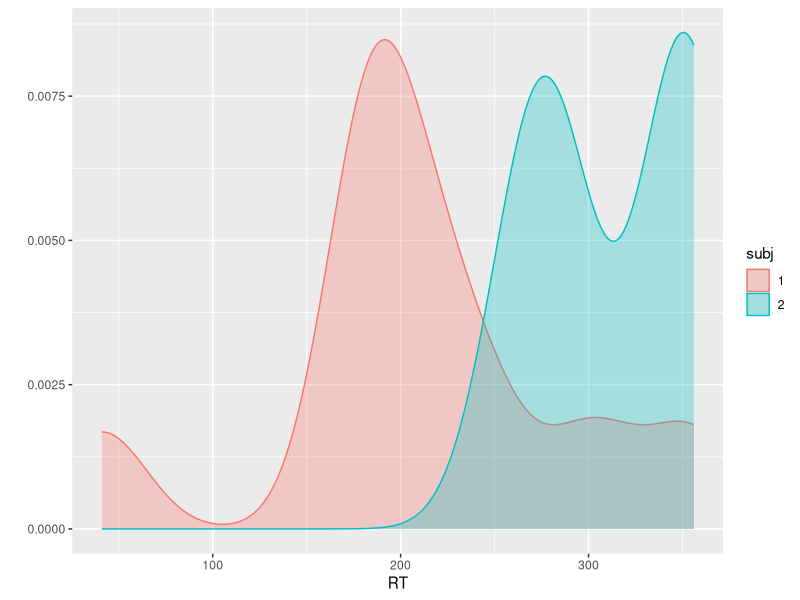

Recreate this plot in R.
# Hausaufgabe 09
# Nora Wünsche <wuenschn@students.uni-marburg.de>
# 2014-05-18
# Diese Datei darf weiter als Beispiel genutzt werden.
# Dieses Werk ist lizenziert unter einer CC-BY-NC-SA Lizenz.


# Die nächsten Punkte sollten langsam automatisch sein...
# 1. Kopieren Sie diese Datei in Ihren Ordner (das können Sie innerhalb RStudio machen 
#    oder mit Explorer/Finder/usw.) und öffnen Sie die Kopie. Ab diesem Punkt arbeiten 
#    Sie mit der Kopie. Die Kopie bitte `hausaufgabe09.R` nennen und nicht `Kopie...`
# 2. Sie sehen jetzt im Git-Tab, dass der neue Ordner als unbekannt (mit gelbem Fragezeichen)
#    da steht. Geben Sie Git Bescheid, dass Sie die Änderungen im Ordner verfolgen möchten 
#    (auf Stage klicken). Die neue Datei steht automatisch da.
# 3. Machen Sie ein Commit mit den bisherigen Änderungen (schreiben Sie eine sinnvolle 
#    Message dazu -- sinnvoll bedeutet nicht unbedingt lang) und danach einen Push.
# 4. Ersetzen Sie meinen Namen oben mit Ihrem. Klicken auf Stage, um die Änderung zu merken.
# 5. Ändern Sie das Datum auf heute. (Seien Sie ehrlich! Ich kann das sowieso am Commit sehen.)
# 6. Sie sehen jetzt, dass es zwei Symbole in der Status-Spalte gibt, eins für den Zustand 
#    im *Staging Area* (auch als *Index* bekannt), eins für den Zustand im Vergleich zum 
#    Staging Area. Sie haben die Datei modifiziert, eine Änderung in das Staging Area aufgenommen,
#    und danach weitere Änderungen gemacht. Nur Änderungen im Staging Area werden in den Commit aufgenommen.
# 7. Stellen Sie die letzten Änderungen auch ins Staging Area und machen Sie einen Commit 
#    (immer mit sinnvoller Message!).
# 8. Vergessen Sie nicht am Ende, die Lizenz ggf. zu ändern!

# Um einiges leichter zu machen, sollten Sie auch die
# Datei punnkt_rt.tab aus dem Data-Ordner kopieren, stagen und commiten. Sie
# müssen ggf. Ihr Arbeitsverzeichnis setzen, wenn R die .tab-Datei nicht finden
# kann: 
# Session > Set Working Directory > Source File Location

# (Im folgenden müssen Sie die Code-Zeilen wieder aktiv setzen -- ich habe sie
# vorläufig auskommentiert, damit der Output beim ersten Beispiel sehr
# überschaubar war.)

# Weil wir uns immer die Daten auch grafisch anschauen, laden wir jetzt schon ggplot
library(ggplot2)
# car laden wir auch für später
library(car)
# car steht übrigens für "Companion to Appled Regression"

# und danach die Daten:
rt <- read.table("punkt_rt.tab",header=TRUE) 
# Die Daten sind Reaktionszeiten von zwei Versuchspersonen auf einen weißen
# Punkt auf einem schwarzen Bildschirm. Die Verzögerung (delay) zwischen Trials
# (Läufen) war zufällig und mitaugenommen. 

# (Wie würden Sie abschneiden? Wenn Sie wollen, können Sie das Experiment (im
# Data-Ordner) mit Hilfe der open source Software OpenSesame
# (http://osdoc.cogsci.nl/) auch zu Hause ausführen!)

# Wir schauen uns erst mal eine Zusammenfassung der Daten an:
print(summary(rt))

# Wir sehen sofort, dass R die Variabel "subj" als numerische Variable
# behandelt hat, obwohl sie eigentlich kategorisch ist. Das müssen wir ändern:
rt$subj <- as.factor(rt$subj)
# 
rt.plot <- qplot(x=RT,color=subj,fill=subj,data=rt, geom="density",alpha=I(0.3))
print(rt.plot)

# Haben die Daten der beiden Gruppen -- die wiederholten Messwerte der einzelnen
# Probanden bilden ja Gruppen -- homogene Varianz? Bevor Sie irgendwelche Tests 
# ausführen, schauen Sie sich nochmal die Grafik an. Haben beide Verteilungen in
# etwa die gleiche Streuung, auch wenn sich die Modalwerte (grafisch: höchste 
# Gipfel) unterscheiden? Sind die Gruppen beide normal verteilt? Hier müssen Sie
# keine Antwort geben, aber Sie sollten schon auf ein Stück Schmierpapier schreiben,
# was Sie da denken. Sie können dann nämlich sich selber nicht täuschen, dass
# Sie von vorneherein etwas behaupten haben.

# Berechnen Sie jetzt den F-Test:

subj.1.rt <- rt[rt$subj == "1", "RT"]
subj.2.rt <- rt[rt$subj == "2", "RT"]

var.test(subj.1.rt, subj.2.rt)



# Sind die Varianzen homogen? Vergessen Sie nicht, dass die Nullhypothese beim
# F-Test "Varianzen Gleich" ist.

# Berechenen Sie den Levene Test:
print(leveneTest(rt$RT ~ rt$subj))

# Sind die Varianzen homogen? Vergessen Sie nicht, dass die Nullhypothese beim
# Levene Test "Varianzen Gleich" ist.

# Für heterogene Varianzen haben wir eine Variante des  t-Tests gesehen, die
# eine Korrektur der Freiheitsgerade macht. Bei homogener Varianz sollten beide
# Variante ähnliche bzw. (fast) gleiche Ergebnisse liefern. Ist das hier der
# Fall?

two.sample <- t.test(subj.1.rt, subj.2.rt, var.equal=TRUE)
welch <- t.test (subj.1.rt, subj.2.rt)


print(two.sample)
print(welch)


# Das Ergebnis der verschiedenen Test-Funktionen in R ist übrigens eine Liste.
# Wir können das ausnutzen, um zu schauen, ob es einen Unterschied zwischen den
# beiden Testverfahren gab. Wenn die Varianz homogen war, sollten wir keinen
# Unterschied sehen:
# t.diff <- welch$statistic - two.sample$statistic
# print(paste("Die Differenz zwischen den beiden t-Werten ist",t.diff,"."))

# Sind die Daten normal verteilt? Wir berechnen Sie den Shapiro Test für erste Versuchsperson:
# shapiro <- shapiro.test(rt[rt$subj==1,"RT"])
# 
# print(shapiro)

# Wir können auch "Entscheidungen" im Code treffen. Die Syntax dafür ist wie
# folgt -- die runden und geschweiften Klammern sind alle sehr wichtig!
# if (shapiro$p.value > 0.05){
#   print("Shapiro's test insignikant, die Daten sind normal verteilt.")
# }else{
#   print("Shapiro's test signikant, die Daten sind nicht normal verteilt.")
# }

# Berechnen Sie Shapiro's Test für die andere Versuchsperson und drücken Sie mit
# einem if-Block aus, ob die Daten normal verteilt sind.

# CODE_HIER

# Wir haben auch Transformationen bei schiefen Datenverteilungen angesprochen.
# Die logaritmische Verteilung ist ziemlich beliebt bei Reaktionszeitsdaten.

# rt$logRT <- log(rt$RT)
# print(summary(rt$logRT))
# logrt.plot <- CODE_HIER
# print(logrt.plot)

# Sieht die Verteilung besser aus? Sind die Varianzen "homogener" geworden? 
# Berechnen Sie den F-Test und den Levene-Test für die logaritmisch skalierten 
# Daten. Nach jedem Test sollten Sie auch programmatisch (=durch if-Blöcke)
# ausdrücken, ob die Varianzen homogen sind.

# CODE_HIER

# Sind die Daten "normaler" gewordern? Berechnen Sie den Shapiro-Test für beide 
# Gruppen. Nach jeder Gruppe sollten Sie auch programmatisch (=durch if-Blöcke)
# ausdrücken, ob die Daten normal verteilt sind. 
# (Für die fortgeschrittenen: hier könnte man auch eine for-Schleife nutzen...)

# CODE_HIER

# Hat die logarithmische Transformation insgesamt geholfen? Berechnen Sie zum
# Schluss den (Welch) t-Test für die logarithmischen Daten. Bekommen Sie das
# gleiche Ergebnisse wie bei den Ausgangsdaten?

# CODE_HIER